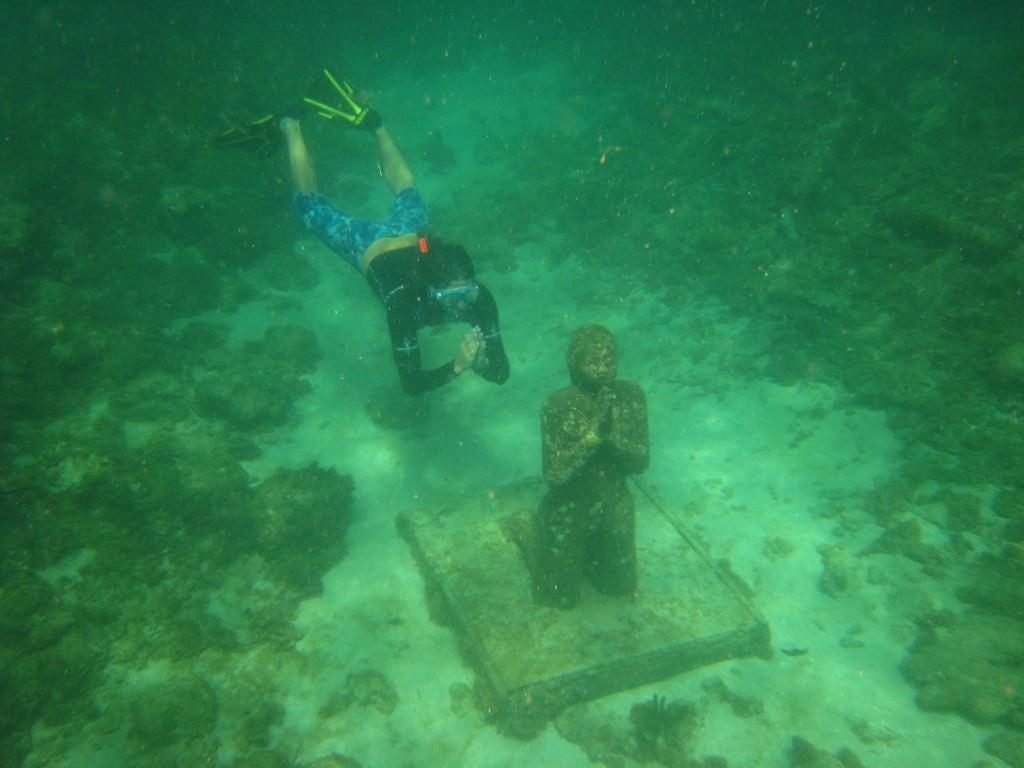
#> input picture dataset/raw/Img2.png, 1024 x 768 px
$ python main.py
#> lines starting #> are read from the running program, lines starting #| are printed output that depends on the picture; long printed decimals are rounded
# 121A2012 Gitesh Devlekar
# Import libraries
from PIL import Image, ImageFilter, ImageOps
import numpy as np
from matplotlib import pyplot as plt

# Load image

image2 = Image.open('dataset/raw/Img2.png')
#> image2 is the input picture: PIL image 1024x768 RGB; mean R, G, B 44.7, 129.1, 78.9

image6 = Image.open('dataset/raw/Img6.png')
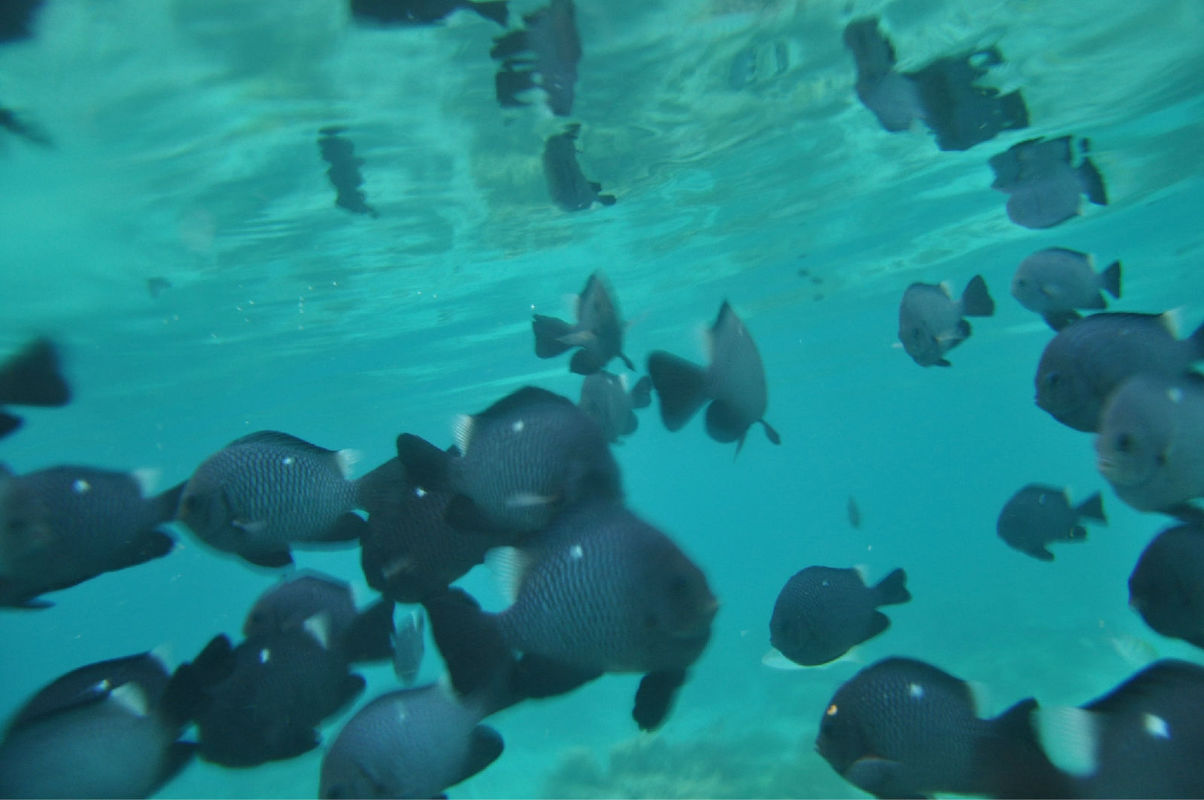
#> input picture dataset/raw/Img6.png, 1204 x 800 px
#> image6 is the input picture: PIL image 1204x800 RGB; mean R, G, B 32.1, 132.3, 136.8


# Load reference images
rimage2 = Image.open('dataset/reference/RImg2.png')
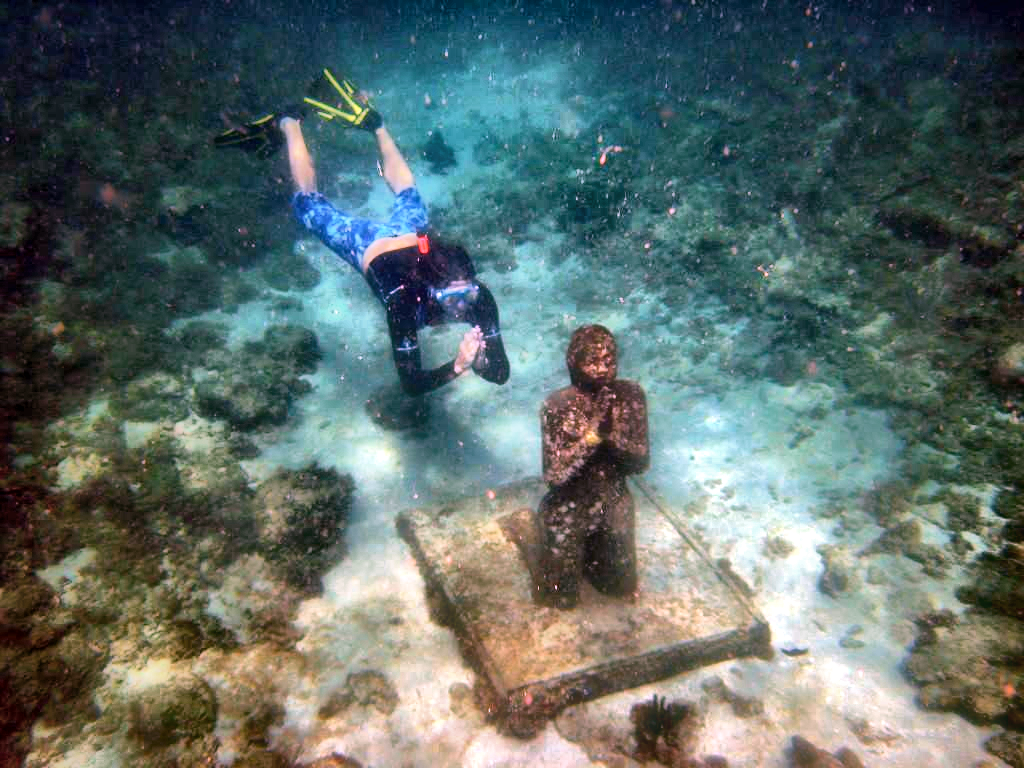
#> input picture dataset/reference/RImg2.png, 1024 x 768 px
#> rimage2 is the input picture: PIL image 1024x768 RGB; mean R, G, B 93, 108, 104.6

rimage6 = Image.open('dataset/reference/RImg6.png')
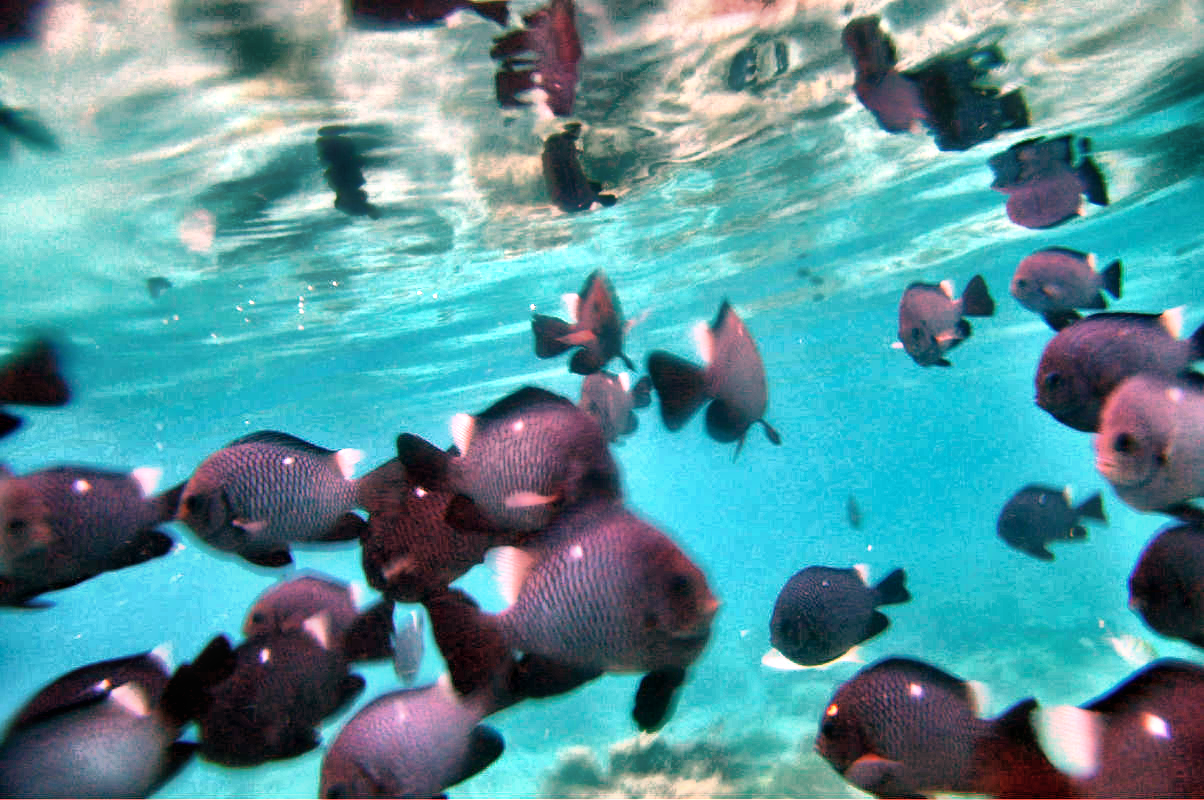
#> input picture dataset/reference/RImg6.png, 1204 x 800 px
#> rimage6 is the input picture: PIL image 1204x800 RGB; mean R, G, B 89.4, 146.7, 154


def psnr(reference, fused, original):
    R2 = np.amax(reference) ** 2
    MSE = np.sum(np.power(np.subtract(reference, original), 2))
    MSE /= (reference.size[0] * original.size[1])
    PSNR = 10 * np.log10(R2 / MSE)

    print("Reference vs Original-", "MSE: ", MSE, "PSNR:", PSNR)

    R2 = np.amax(reference) ** 2
    MSE = np.sum(np.power(np.subtract(reference, fused), 2))
    MSE /= (reference.size[0] * fused.size[1])
    PSNR = 10 * np.log10(R2 / MSE)
    print("Reference vs Fused   -", "MSE: ", MSE, "PSNR:", PSNR)
    print('')


# [5 lines of commented-out code are left out]

def plot_histogram(image):
    # Split the R, G and B channels
    imageR, imageG, imageB = image.split()

    # Plot the histigrams
    plt.figure(figsize=(20, 10))
    plt.subplot(1, 2, 1)
    plt.title("Original Image")
    plt.imshow(image)
    plt.subplot(1, 2, 2)
    plt.title("Histogram of image")
    plt.plot(imageR.histogram(), color='red')
    plt.plot(imageG.histogram(), color='green')
    plt.plot(imageB.histogram(), color='blue')
    plt.show()


def channel_split(image):
    # Split the R, G and B channels
    imageR, imageG, imageB = image.split()
    x, y = image.size
    Rchannel = np.zeros((y, x, 3), dtype="uint8")
    Bchannel = np.zeros((y, x, 3), dtype="uint8")
    Gchannel = np.zeros((y, x, 3), dtype="uint8")
    # Create individual components image
    Rchannel[:, :, 0] = imageR
    Bchannel[:, :, 1] = imageG
    Gchannel[:, :, 2] = imageB
    # Convert array to image
    Rchannel = Image.fromarray(Rchannel)
    Bchannel = Image.fromarray(Bchannel)
    Gchannel = Image.fromarray(Gchannel)

    # Plot R, G and B components
    plt.figure(figsize=(20, 20))
    plt.subplot(1, 4, 1)
    plt.title("Original Image")
    plt.imshow(image)
    plt.subplot(1, 4, 2)
    plt.title("Red Component")
    plt.imshow(Rchannel)
    plt.subplot(1, 4, 3)
    plt.title("Green Component")
    plt.imshow(Bchannel)
    plt.subplot(1, 4, 4)
    plt.title("Blue Component")
    plt.imshow(Gchannel)
    plt.show()


def compensate_RB(image, flag):
    # Splitting the image into R, G and B components
#> called with flag = 0
    imager, imageg, imageb = image.split()

    # Get maximum and minimum pixel value
    minR, maxR = imager.getextrema()
#> minR = 1; maxR = 206
    minG, maxG = imageg.getextrema()
#> minG = 61; maxG = 242
    minB, maxB = imageb.getextrema()
#> minB = 27; maxB = 218

    # Convert to array
    imageR = np.array(imager, np.float64)
#> imageR: shape (768, 1024) float64
    imageG = np.array(imageg, np.float64)
#> imageG: shape (768, 1024) float64
    imageB = np.array(imageb, np.float64)
#> imageB: shape (768, 1024) float64

    x, y = image.size

    # Normalizing the pixel value to range (0, 1)
    for i in range(0, y):
        for j in range(0, x):
            imageR[i][j] = (imageR[i][j] - minR) / (maxR - minR)
            imageG[i][j] = (imageG[i][j] - minG) / (maxG - minG)
            imageB[i][j] = (imageB[i][j] - minB) / (maxB - minB)

    # Getting the mean of each channel
    meanR = np.mean(imageR)
#> meanR = 0.213
    meanG = np.mean(imageG)
#> meanG = 0.376
    meanB = np.mean(imageB)
#> meanB = 0.272

    # Compensate Red and Blue channel
    if flag == 0:
        for i in range(y):
            for j in range(x):
                imageR[i][j] = int(
                    (imageR[i][j] + (meanG - meanR) * (1 - imageR[i][j]) * imageG[i][j]) * maxR)
                imageB[i][j] = int(
                    (imageB[i][j] + (meanG - meanB) * (1 - imageB[i][j]) * imageG[i][j]) * maxB)

        # Scaling the pixel values back to the original range
        for i in range(0, y):
            for j in range(0, x):
                imageG[i][j] = int(imageG[i][j] * maxG)

    # Compensate Red channel
    if flag == 1:
        for i in range(y):
            for j in range(x):
                imageR[i][j] = int(
                    (imageR[i][j] + (meanG - meanR) * (1 - imageR[i][j]) * imageG[i][j]) * maxR)

        # Scaling the pixel values back to the original range
        for i in range(0, y):
            for j in range(0, x):
                imageB[i][j] = int(imageB[i][j] * maxB)
                imageG[i][j] = int(imageG[i][j] * maxG)

    # Create the compensated image
    compensateIm = np.zeros((y, x, 3), dtype="uint8")
    compensateIm[:, :, 0] = imageR;
    compensateIm[:, :, 1] = imageG;
    compensateIm[:, :, 2] = imageB;

    # Plotting the compensated image
    plt.figure(figsize=(20, 20))
    plt.subplot(1, 2, 1)
    plt.title("Original Image")
    plt.imshow(image)
    plt.subplot(1, 2, 2)
    plt.title("RB Compensated Image")
    plt.imshow(compensateIm)
    plt.show()
    compensateIm = Image.fromarray(compensateIm)

    return compensateIm


def gray_world(image):
    # Splitting the image into R, G and B components
    imager, imageg, imageb = image.split()

    # Form a grayscale image
    imagegray = image.convert('L')

    # Convert to array
    imageR = np.array(imager, np.float64)
    imageG = np.array(imageg, np.float64)
    imageB = np.array(imageb, np.float64)
    imageGray = np.array(imagegray, np.float64)

    x, y = image.size

    # Get mean value of pixels
    meanR = np.mean(imageR)
#> meanR = 44.73
    meanG = np.mean(imageG)
#> meanG = 129.1
    meanB = np.mean(imageB)
#> meanB = 78.9
    meanGray = np.mean(imageGray)
#> meanGray = 98.14

    # Gray World Algorithm
    for i in range(0, y):
        for j in range(0, x):
            imageR[i][j] = int(imageR[i][j] * meanGray / meanR)
            imageG[i][j] = int(imageG[i][j] * meanGray / meanG)
            imageB[i][j] = int(imageB[i][j] * meanGray / meanB)

    # Create the white balanced image
    whitebalancedIm = np.zeros((y, x, 3), dtype="uint8")
    whitebalancedIm[:, :, 0] = imageR;
    whitebalancedIm[:, :, 1] = imageG;
    whitebalancedIm[:, :, 2] = imageB;

    # Plotting the compensated image
    plt.figure(figsize=(20, 20))
    plt.subplot(1, 2, 1)
    plt.title("Compensated Image")
    plt.imshow(image)
    plt.subplot(1, 2, 2)
    plt.title("White Balanced Image")
    plt.imshow(whitebalancedIm)
    plt.show()

    return Image.fromarray(whitebalancedIm)


def hsv_global_equalization(image):
    # Convert to HSV
    hsvimage = image.convert('HSV')
#> hsvimage: PIL image 1024x768 HSV; mean H, S, V 114.2, 73.7, 113.9

    # Plot HSV Image
    plt.figure(figsize=(20, 20))
    plt.subplot(1, 2, 1)
    plt.title("White balanced Image")
    plt.imshow(hsvimage)

    # Splitting the Hue, Saturation and Value Component
    Hue, Saturation, Value = hsvimage.split()
    # Perform Equalization on Value Component
    equalizedValue = ImageOps.equalize(Value, mask=None)

    x, y = image.size
    # Create the equalized Image
    equalizedIm = np.zeros((y, x, 3), dtype="uint8")
    equalizedIm[:, :, 0] = Hue;
    equalizedIm[:, :, 1] = Saturation;
    equalizedIm[:, :, 2] = equalizedValue;

    # Convert the array to image
    hsvimage = Image.fromarray(equalizedIm, 'HSV')
    # Convert to RGB
    rgbimage = hsvimage.convert('RGB')

    # Plot equalized image
    plt.subplot(1, 2, 2)
    plt.title("Contrast enhanced Image")
    plt.imshow(rgbimage)

    return rgbimage


def sharpen(wbimage, original):
    # First find the smoothed image using Gaussian filter
    smoothed_image = wbimage.filter(ImageFilter.GaussianBlur)

    # Split the smoothed image into R, G and B channel
    smoothedr, smoothedg, smoothedb = smoothed_image.split()
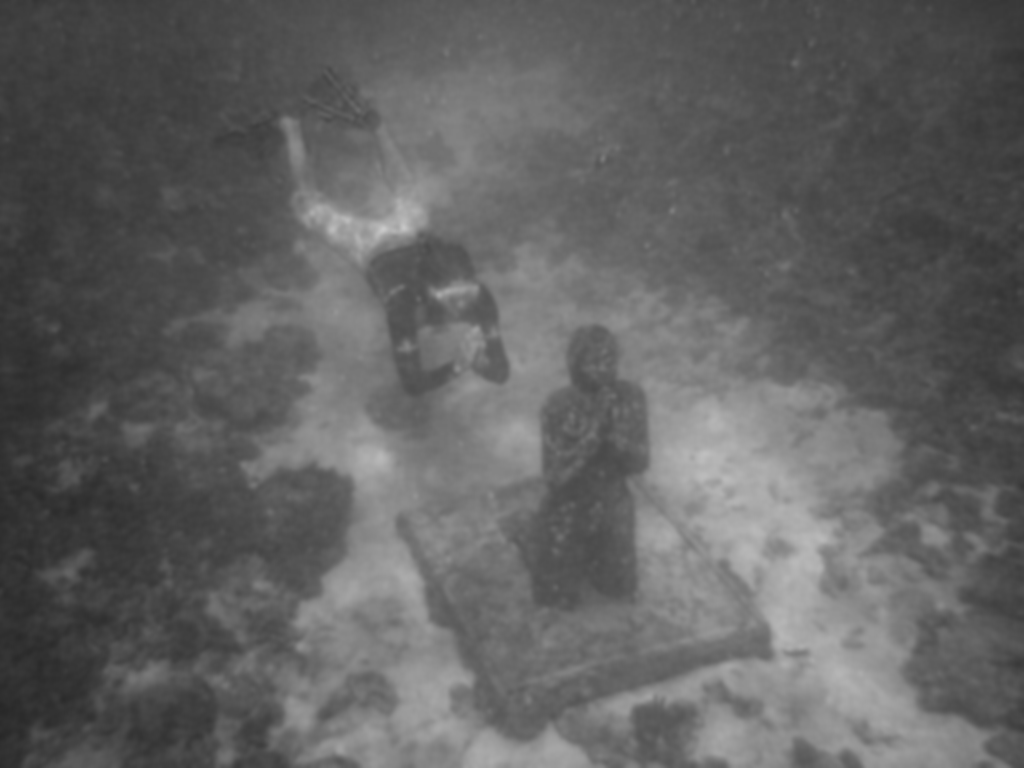
#> smoothedb: PIL image 1024x768 L; min 39, max 202, mean 97.6

    # Split the input image
    imager, imageg, imageb = wbimage.split()

    # Convert image to array
    imageR = np.array(imager, np.float64)
    imageG = np.array(imageg, np.float64)
    imageB = np.array(imageb, np.float64)
    smoothedR = np.array(smoothedr, np.float64)
    smoothedG = np.array(smoothedg, np.float64)
    smoothedB = np.array(smoothedb, np.float64)

    x, y = wbimage.size

    # Perform unsharp masking
    for i in range(y):
        for j in range(x):
            imageR[i][j] = 2 * imageR[i][j] - smoothedR[i][j]
            imageG[i][j] = 2 * imageG[i][j] - smoothedG[i][j]
            imageB[i][j] = 2 * imageB[i][j] - smoothedB[i][j]

    # Create sharpened image
    sharpenIm = np.zeros((y, x, 3), dtype="uint8")
    sharpenIm[:, :, 0] = imageR;
    sharpenIm[:, :, 1] = imageG;
    sharpenIm[:, :, 2] = imageB;

    # Plotting the sharpened image
    plt.figure(figsize=(20, 20))
    plt.subplot(1, 3, 1)
    plt.title("Original Image")
    plt.imshow(original)
    plt.subplot(1, 3, 2)
    plt.title("White Balanced Image")
    plt.imshow(wbimage)
    plt.subplot(1, 3, 3)
    plt.title("Sharpened Image")
    plt.imshow(sharpenIm)
    plt.show()

    return Image.fromarray(sharpenIm)


def average_fusion(image1, image2):
    # Split the images in R, G, B components
    image1r, image1g, image1b = image1.split()
    image2r, image2g, image2b = image2.split()

    # Convert images to arrays
    image1R = np.array(image1r, np.float64)
    image1G = np.array(image1g, np.float64)
    image1B = np.array(image1b, np.float64)
    image2R = np.array(image2r, np.float64)
    image2G = np.array(image2g, np.float64)
    image2B = np.array(image2b, np.float64)

    x, y = image1.size

    # Average Fusion
    for i in range(y):
        for j in range(x):
            image1R[i][j] = (image1R[i][j] + image2R[i][j]) / 2
            image1G[i][j] = (image1G[i][j] + image2G[i][j]) / 2
            image1B[i][j] = (image1B[i][j] + image2B[i][j]) / 2

    # Create the fused image
    fusedIm = np.zeros((y, x, 3), dtype="uint8")
    fusedIm[:, :, 0] = image1R;
    fusedIm[:, :, 1] = image1G;
    fusedIm[:, :, 2] = image1B;

    # Plot the fused image
    plt.figure(figsize=(20, 20))
    plt.subplot(1, 3, 1)
    plt.title("Image 1")
    plt.imshow(image1)
    plt.subplot(1, 3, 2)
    plt.title("Image 2")
    plt.imshow(image2)
    plt.subplot(1, 3, 3)
    plt.title("Fused Image")
    plt.imshow(fusedIm)
    plt.show()

    return Image.fromarray(fusedIm)


def pca_fusion(image1, image2):
    # Split the images in R, G, B components
    image1r, image1g, image1b = image1.split()
    image2r, image2g, image2b = image2.split()

    # Convert to column vector
    image1R = np.array(image1r, np.float64).flatten()
    image1G = np.array(image1g, np.float64).flatten()
    image1B = np.array(image1b, np.float64).flatten()
    image2R = np.array(image2r, np.float64).flatten()
    image2G = np.array(image2g, np.float64).flatten()
    image2B = np.array(image2b, np.float64).flatten()

    # Get mean of each channel
    mean1R = np.mean(image1R)
#> mean1R = 97.23
    mean1G = np.mean(image1G)
#> mean1G = 97.65
    mean1B = np.mean(image1B)
#> mean1B = 97.63
    mean2R = np.mean(image2R)
#> mean2R = 110.9
    mean2G = np.mean(image2G)
#> mean2G = 106.5
    mean2B = np.mean(image2B)
#> mean2B = 107.5

    # Create a 2*N array where each column represents each image channel
    imageR = np.array((image1R, image2R))
    imageG = np.array((image1G, image2G))
    imageB = np.array((image1B, image2B))

    x, y = imageR.shape

    # Subtract the respective mean from each column
    for i in range(y):
        imageR[0][i] -= mean1R
        imageR[1][i] -= mean2R
        imageG[0][i] -= mean1G
        imageG[1][i] -= mean2G
        imageB[0][i] -= mean1B
        imageB[1][i] -= mean2B

    # Find the covariance matrix
    covR = np.cov(imageR)
#> covR = [[3109.4, 4204.4], [4204.4, 6216]]
    covG = np.cov(imageG)
#> covG = [[715.6, 1366], [1366, 2979.7]]
    covB = np.cov(imageB)
#> covB = [[1010.4, 1751.3], [1751.3, 3436.9]]

    # Find eigen value and eigen vector
    valueR, vectorR = np.linalg.eig(covR)
#> valueR = [180.6, 9144.9]; vectorR = [[-0.821, -0.572], [0.572, -0.821]]
    valueG, vectorG = np.linalg.eig(covG)
#> valueG = [73.54, 3621.8]; vectorG = [[-0.905, -0.425], [0.425, -0.905]]
    valueB, vectorB = np.linalg.eig(covB)
#> valueB = [93.14, 4354.1]; vectorB = [[-0.886, -0.464], [0.464, -0.886]]

    # Find the coefficients for each channel which will act as weight for images
    if (valueR[0] >= valueR[1]):
        coefR = vectorR[:, 0] / sum(vectorR[:, 0])
    else:
        coefR = vectorR[:, 1] / sum(vectorR[:, 1])
#> coefR = [0.411, 0.589]

    if (valueG[0] >= valueG[1]):
        coefG = vectorG[:, 0] / sum(vectorG[:, 0])
    else:
        coefG = vectorG[:, 1] / sum(vectorG[:, 1])
#> coefG = [0.32, 0.68]

    if (valueB[0] >= valueB[1]):
        coefB = vectorB[:, 0] / sum(vectorB[:, 0])
    else:
        coefB = vectorB[:, 1] / sum(vectorB[:, 1])
#> coefB = [0.344, 0.656]

    # Convert to array
    image1R = np.array(image1r, np.float64)
    image1G = np.array(image1g, np.float64)
    image1B = np.array(image1b, np.float64)
    image2R = np.array(image2r, np.float64)
    image2G = np.array(image2g, np.float64)
    image2B = np.array(image2b, np.float64)

    x, y = image1R.shape

    # Calculate the pixel value for the fused image from the coefficients obtained above
    for i in range(x):
        for j in range(y):
            image1R[i][j] = int(coefR[0] * image1R[i][j] + coefR[1] * image2R[i][j])
            image1G[i][j] = int(coefG[0] * image1G[i][j] + coefG[1] * image2G[i][j])
            image1B[i][j] = int(coefB[0] * image1B[i][j] + coefB[1] * image2B[i][j])

    # Create the fused image
    fusedIm = np.zeros((x, y, 3), dtype="uint8")
    fusedIm[:, :, 0] = image1R;
    fusedIm[:, :, 1] = image1G;
    fusedIm[:, :, 2] = image1B;

    # Plot the fused image
    plt.figure(figsize=(20, 20))
    plt.subplot(1, 3, 1)
    plt.title("Sharpened Image")
    plt.imshow(image1)
    plt.subplot(1, 3, 2)
    plt.title("Contrast Enhanced Image")
    plt.imshow(image2)
    plt.subplot(1, 3, 3)
    plt.title("PCA Fused Image")
    plt.imshow(fusedIm)
    plt.show()

    return Image.fromarray(fusedIm)


plot_histogram(image2)
channel_split(image2)
compensate_RB(image2, 0)
wbimage2 = gray_world(image2)
contrastimg2 = hsv_global_equalization(wbimage2)
sharpenimg2 = sharpen(wbimage2, image2)
averagefused2 = average_fusion(sharpenimg2, contrastimg2)
pcafused2 = pca_fusion(sharpenimg2,contrastimg2)
channel_split(averagefused2)
channel_split(pcafused2)
print("MSE & PSNR of Average fused image 2")
psnr(rimage2, averagefused2, image2)
#> in psnr, `R2 = np.amax(reference) ** 2`: R2 = 65025
#> in psnr, `MSE = np.sum(np.power(np.subtract(reference, original), 2))`: MSE = 236879578
#> in psnr, `MSE /= (reference.size[0] * original.size[1])`: MSE = 301.2
#> in psnr, `PSNR = 10 * np.log10(R2 / MSE)`: PSNR = 23.34
#| Reference vs Original- MSE:  301.208 PSNR: 23.342
#> in psnr, `MSE = np.sum(np.power(np.subtract(reference, fused), 2))`: MSE = 203186593
#> in psnr, `MSE /= (reference.size[0] * fused.size[1])`: MSE = 258.4
#> in psnr, `PSNR = 10 * np.log10(R2 / MSE)`: PSNR = 24.01
#| Reference vs Fused   - MSE:  258.365 PSNR: 24.008
print("MSE & PSNR of PCA fused image 2")
psnr(rimage2, pcafused2, image2)
#| Reference vs Original- MSE:  301.208 PSNR: 23.342
#| Reference vs Fused   - MSE:  251.784 PSNR: 24.121

plot_histogram(image6)
channel_split(image6)
compensate_RB(image6, 0)
wbimage6 = gray_world(image6)
contrastimg6 = hsv_global_equalization(wbimage6)
sharpenimg6 = sharpen(wbimage6, image6)
averagefused6 = average_fusion(sharpenimg6, contrastimg6)
pcafused6 = pca_fusion(sharpenimg6,contrastimg6)
channel_split(averagefused6)
channel_split(pcafused6)
print("MSE & PSNR of Average fused image 6")
psnr(rimage6, averagefused6, image6)
#| Reference vs Original- MSE:  320.051 PSNR: 23.079
#| Reference vs Fused   - MSE:  307.312 PSNR: 23.255
print("MSE & PSNR of PCA fused image 6")
psnr(rimage6, pcafused6, image6)
#| Reference vs Original- MSE:  320.051 PSNR: 23.079
#| Reference vs Fused   - MSE:  310.763 PSNR: 23.207
